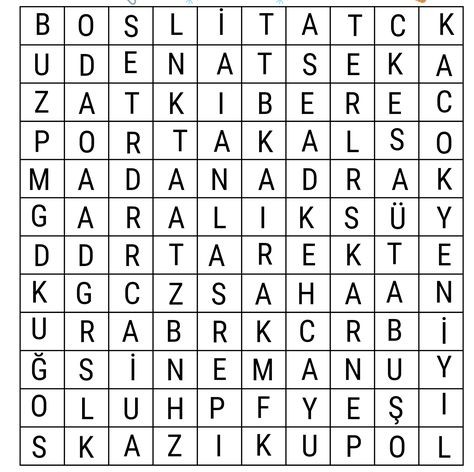
#> input picture images/bulmaca.jpg, 474 x 472 px, found by its file name
$ python problem9.py
#> lines starting #> are read from the running program, lines starting #| are printed output that depends on the picture
# verilen resmi rotate yapmamız lazım.
import cv2

image = r"C:\Users\Busra\Desktop\busra\problems\images\bulmaca.jpg"
img = cv2.imread(image)
#> img is the input picture: shape (472, 474, 3); mean B, G, R 222.2, 222.2, 222.2

if img is None:
    print("resim yüklenemedi. Dosya yolunu kontrol edin: ", image)
else:
    print(img.shape)
#| (472, 474, 3)

res = cv2.resize(img, (300, 300))
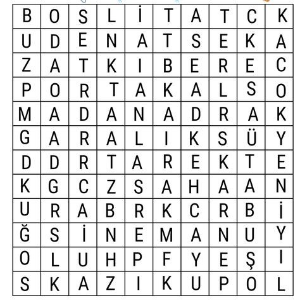
#> res: shape (300, 300, 3); mean B, G, R 222.3, 222.3, 222.3

(h, w) = res.shape[:2]
#> h = 300; w = 300
center = (w // 2, h // 2)
#> center = (150, 150)
M = cv2.getRotationMatrix2D(center, 90, 1.0)  # 90 derece döndürmek için
rotated = cv2.warpAffine(res, M, (w, h))
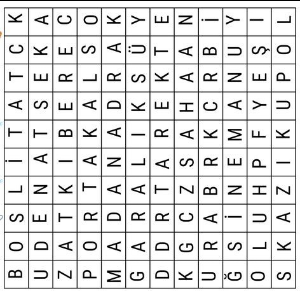
#> rotated: shape (300, 300, 3); mean B, G, R 221.4, 221.4, 221.4

cv2.imshow("Original Image", img)
cv2.imshow("Resized Image", res)
cv2.imshow("Rotated Image", rotated)

cv2.waitKey(0)
cv2.destroyAllWindows()

$ run again, with images/renklibalon.jpg copied over images/bulmaca.jpg
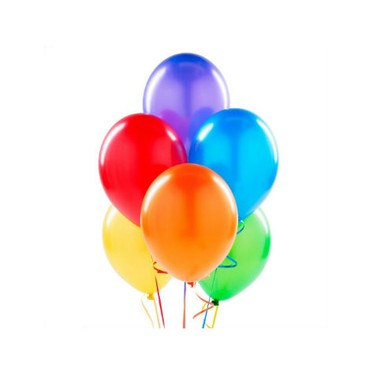
#> input picture images/renklibalon.jpg, 375 x 375 px, found by its file name
#> img is the input picture: shape (375, 375, 3); mean B, G, R 225, 228.6, 236
#| (375, 375, 3)
#> `rotated = cv2.warpAffine(res, M, (w, h))`:
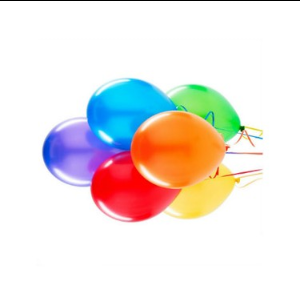
#> rotated: shape (300, 300, 3); mean B, G, R 224.1, 227.7, 235.1
